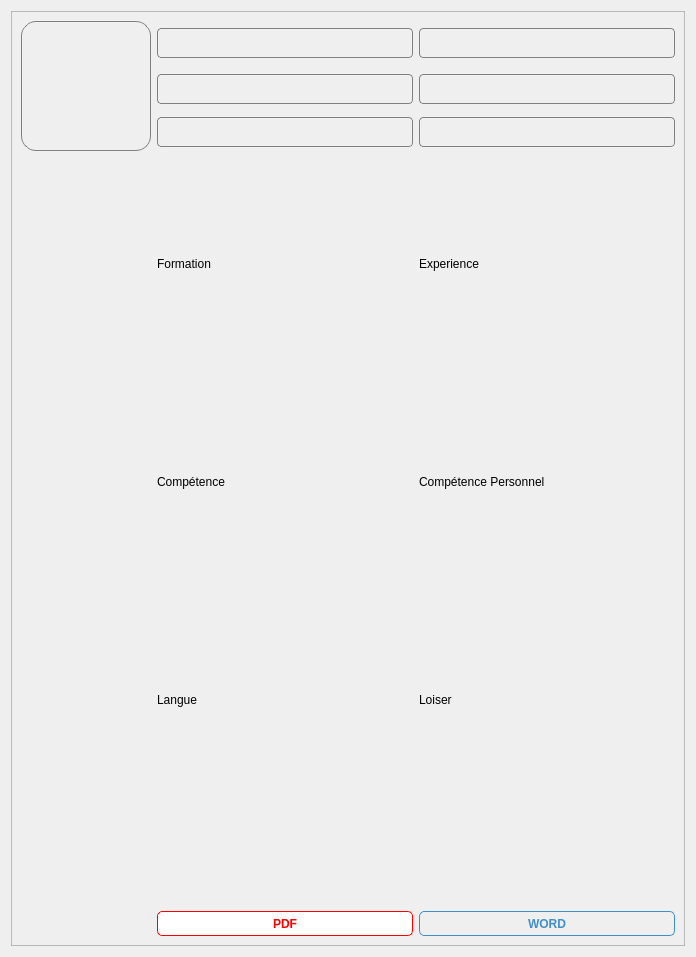
            <widget class="QWidget" name="page_7">
             <layout class="QGridLayout" name="gridLayout_27">
              <item row="0" column="0">
               <widget class="QFrame" name="frame_24">
                <property name="styleSheet">
                 <string notr="true">QLineEdit{
	background-color: rgb(239, 239, 239);
	border:1px solid gray;
	border-radius:4px;
}

QLineEdit:hover{
	border:1px solid #00aaff;
	border-radius:4px;
}

QComboBox
{
    selection-background-color: #00ff7f;
	background-color: rgb(239, 239, 239);
    border-radius: 2px;
 
}
QComboBox:hover
{
	background-color: rgb(66, 148, 208);
    color:white;
}

QComboBox:on
{
    background-color: rgb(66, 148, 208);
    padding-top: 5px;
    padding-left: 5px;
}

QComboBox QAbstractItemView
{
    background-color: white;
    border-radius: 2px;
    border: 1px solid white;
    selection-background-color:rgb(66, 148, 208);
    color: black;
}

QComboBox::drop-down
{
    subcontrol-origin: padding;
    subcontrol-position: top right;
    width: 15px;

    border-left-width: 0px;
    border-left-color: darkgray;
    border-left-style: solid;
    border-top-right-radius: 3px;
    border-bottom-right-radius: 3px;
}
QTextEdit{

	background-color: rgb(239, 239, 239);
	border-radius:4px;
}
QTextEdit:hover{
	border:1px solid #00aaff;
	border-radius:4px;
}</string>
                </property>
                <property name="frameShape">
                 <enum>QFrame::StyledPanel</enum>
                </property>
                <property name="frameShadow">
                 <enum>QFrame::Raised</enum>
                </property>
                <layout class="QGridLayout" name="gridLayout_37">
                 <item row="8" column="3">
                  <widget class="QLabel" name="label_34">
                   <property name="text">
                    <string>Loiser</string>
                   </property>
                  </widget>
                 </item>
                 <item row="8" column="1">
                  <widget class="QLabel" name="label_33">
                   <property name="text">
                    <string>Langue</string>
                   </property>
                  </widget>
                 </item>
                 <item row="2" column="1">
                  <widget class="QLineEdit" name="lineEdit_9">
                   <property name="minimumSize">
                    <size>
                     <width>0</width>
                     <height>30</height>
                    </size>
                   </property>
                   <property name="alignment">
                    <set>Qt::AlignCenter</set>
                   </property>
                   <property name="readOnly">
                    <bool>true</bool>
                   </property>
                  </widget>
                 </item>
                 <item row="6" column="1">
                  <widget class="QLabel" name="label_31">
                   <property name="text">
                    <string>Compétence</string>
                   </property>
                  </widget>
                 </item>
                 <item row="11" column="1">
                  <widget class="QPushButton" name="pushButton_19">
                   <property name="minimumSize">
                    <size>
                     <width>0</width>
                     <height>25</height>
                    </size>
                   </property>
                   <property name="font">
                    <font>
                     <weight>75</weight>
                     <bold>true</bold>
                    </font>
                   </property>
                   <property name="cursor">
                    <cursorShape>PointingHandCursor</cursorShape>
                   </property>
                   <property name="styleSheet">
                    <string notr="true">QPushButton{
	
	background-color: white;
	border:1px solid red;
	border-radius:5px;
	
	color: red;
}

QPushButton:hover{
	
	background-color: rgb(255, 41, 41);
	border:0px solid;
	border-radius:5px;
	
	color:white;
}</string>
                   </property>
                   <property name="text">
                    <string>PDF</string>
                   </property>
                   <property name="icon">
                    <iconset>
                     <normaloff>:/img/pdf_icon.png</normaloff>:/img/pdf_icon.png</iconset>
                   </property>
                  </widget>
                 </item>
                 <item row="6" column="3">
                  <widget class="QLabel" name="label_32">
                   <property name="text">
                    <string>Compétence Personnel</string>
                   </property>
                  </widget>
                 </item>
                 <item row="11" column="3">
                  <widget class="QPushButton" name="pushButton_20">
                   <property name="minimumSize">
                    <size>
                     <width>0</width>
                     <height>25</height>
                    </size>
                   </property>
                   <property name="font">
                    <font>
                     <weight>75</weight>
                     <bold>true</bold>
                    </font>
                   </property>
                   <property name="cursor">
                    <cursorShape>PointingHandCursor</cursorShape>
                   </property>
                   <property name="styleSheet">
                    <string notr="true">QPushButton{
	
	background-color: none;
	border:1px solid #408fc9;
	border-radius:5px;
	
	color: #408fc9;
}

QPushButton:hover{
	
	background-color:#408fc9;
	border:1px solid #408fc9;
	border-radius:5px;
	color:white;
	
	
}</string>
                   </property>
                   <property name="text">
                    <string>WORD</string>
                   </property>
                   <property name="icon">
                    <iconset>
                     <normaloff>:/img/word_icon.png</normaloff>:/img/word_icon.png</iconset>
                   </property>
                  </widget>
                 </item>
                 <item row="4" column="1">
                  <widget class="QLabel" name="label_29">
                   <property name="text">
                    <string>Formation</string>
                   </property>
                  </widget>
                 </item>
                 <item row="2" column="3">
                  <widget class="QLineEdit" name="lineEdit_14">
                   <property name="minimumSize">
                    <size>
                     <width>0</width>
                     <height>30</height>
                    </size>
                   </property>
                   <property name="alignment">
                    <set>Qt::AlignCenter</set>
                   </property>
                   <property name="readOnly">
                    <bool>true</bool>
                   </property>
                  </widget>
                 </item>
                 <item row="4" column="3">
                  <widget class="QLabel" name="label_30">
                   <property name="text">
                    <string>Experience</string>
                   </property>
                  </widget>
                 </item>
                 <item row="0" column="0" rowspan="3">
                  <widget class="QPushButton" name="pushButton_18">
                   <property name="minimumSize">
                    <size>
                     <width>130</width>
                     <height>130</height>
                    </size>
                   </property>
                   <property name="styleSheet">
                    <string notr="true">QPushButton{
	border:1px solid gray;
	border-radius:15px;
}

QPushButton:hover{
	border:1px solid #00aaff;
	border-radius:15px;
}</string>
                   </property>
                   <property name="text">
                    <string/>
                   </property>
                  </widget>
                 </item>
                 <item row="0" column="1">
                  <widget class="QLineEdit" name="lineEdit_6">
                   <property name="minimumSize">
                    <size>
                     <width>0</width>
                     <height>30</height>
                    </size>
                   </property>
                   <property name="alignment">
                    <set>Qt::AlignCenter</set>
                   </property>
                   <property name="readOnly">
                    <bool>true</bool>
                   </property>
                  </widget>
                 </item>
                 <item row="1" column="1">
                  <widget class="QLineEdit" name="lineEdit_8">
                   <property name="minimumSize">
                    <size>
                     <width>0</width>
                     <height>30</height>
                    </size>
                   </property>
                   <property name="alignment">
                    <set>Qt::AlignCenter</set>
                   </property>
                   <property name="readOnly">
                    <bool>true</bool>
                   </property>
                  </widget>
                 </item>
                 <item row="1" column="3">
                  <widget class="QLineEdit" name="lineEdit_13">
                   <property name="minimumSize">
                    <size>
                     <width>0</width>
                     <height>30</height>
                    </size>
                   </property>
                   <property name="alignment">
                    <set>Qt::AlignCenter</set>
                   </property>
                   <property name="readOnly">
                    <bool>true</bool>
                   </property>
                  </widget>
                 </item>
                 <item row="0" column="3">
                  <widget class="QLineEdit" name="lineEdit_12">
                   <property name="minimumSize">
                    <size>
                     <width>0</width>
                     <height>30</height>
                    </size>
                   </property>
                   <property name="alignment">
                    <set>Qt::AlignCenter</set>
                   </property>
                   <property name="readOnly">
                    <bool>true</bool>
                   </property>
                  </widget>
                 </item>
                 <item row="3" column="1">
                  <spacer name="verticalSpacer_18">
                   <property name="orientation">
                    <enum>Qt::Vertical</enum>
                   </property>
                   <property name="sizeType">
                    <enum>QSizePolicy::Maximum</enum>
                   </property>
                   <property name="sizeHint" stdset="0">
                    <size>
                     <width>20</width>
                     <height>100</height>
                    </size>
                   </property>
                  </spacer>
                 </item>
                 <item row="5" column="1">
                  <widget class="QTextBrowser" name="textBrowser"/>
                 </item>
                 <item row="5" column="3">
                  <widget class="QTextBrowser" name="textBrowser_2"/>
                 </item>
                 <item row="7" column="1">
                  <widget class="QTextBrowser" name="textBrowser_3"/>
                 </item>
                 <item row="7" column="3">
                  <widget class="QTextBrowser" name="textBrowser_4"/>
                 </item>
                 <item row="9" column="1">
                  <widget class="QTextBrowser" name="textBrowser_5"/>
                 </item>
                 <item row="9" column="3">
                  <widget class="QTextBrowser" name="textBrowser_6"/>
                 </item>
                </layout>
               </widget>
              </item>
             </layout>
            </widget>
